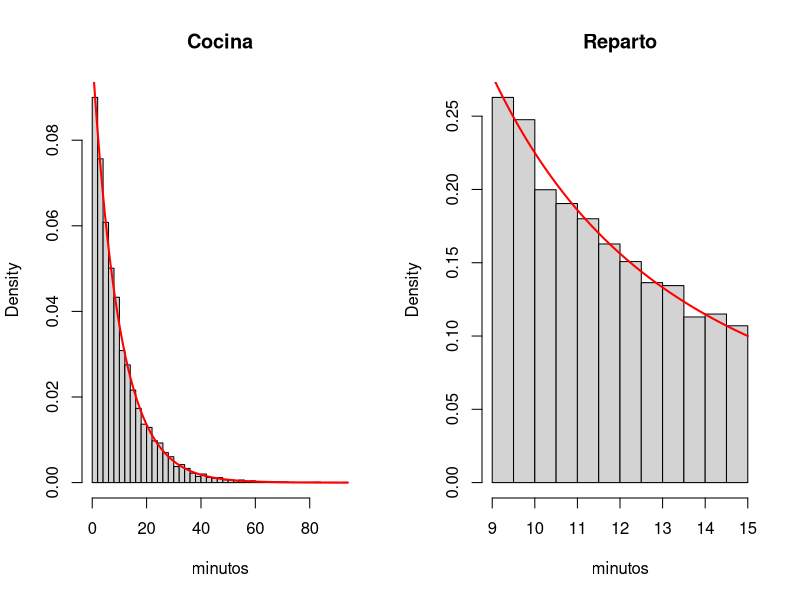

Recreate this plot in R.
# Programa 1: cocinas fabricadas con runif y la bici del rider
# Del artículo «Transformaciones y distribuciones conjuntas en R — práctica con runif, integrate dentro de integrate y la normal bivariante del reparto (y el Vectorize que me faltaba)»
# https://sergiolearns.com/transformaciones-y-distribuciones-conjuntas-practica/

set.seed(2026)
n <- 10000
# 1. Cocina con la inversa de F: F(x) = 1 - exp(-0.1 x)  =>  x = -10 log(1 - u)
u <- runif(n)
cocina <- -10 * log(1 - u)
round(c(media = mean(cocina), sd = sd(cocina)), 2)      # exp(0.1): 10 y 10
# 2. Reparto en bici: V ~ U(12, 20) km/h, 3 km  =>  R = 180 / V minutos
v <- runif(n, 12, 20)
reparto <- 180 / v
round(c(simulada = mean(reparto), teorica = 22.5 * log(15 / 9),
        ingenua = 180 / mean(v)), 2)                    # E(R) frente a 180 / E(V)
round(c(mean(reparto > 12), 3 / 8), 3)                  # P(R > 12) = P(V < 15)
# Los dos histogramas con su densidad teórica encima
par(mfrow = c(1, 2))
hist(cocina, freq = FALSE, breaks = 40, main = "Cocina", xlab = "minutos")
curve(dexp(x, 0.1), add = TRUE, col = "red", lwd = 2)
hist(reparto, freq = FALSE, breaks = seq(9, 15, 0.5), main = "Reparto", xlab = "minutos")
curve(22.5 / x^2, from = 9, to = 15, add = TRUE, col = "red", lwd = 2)
